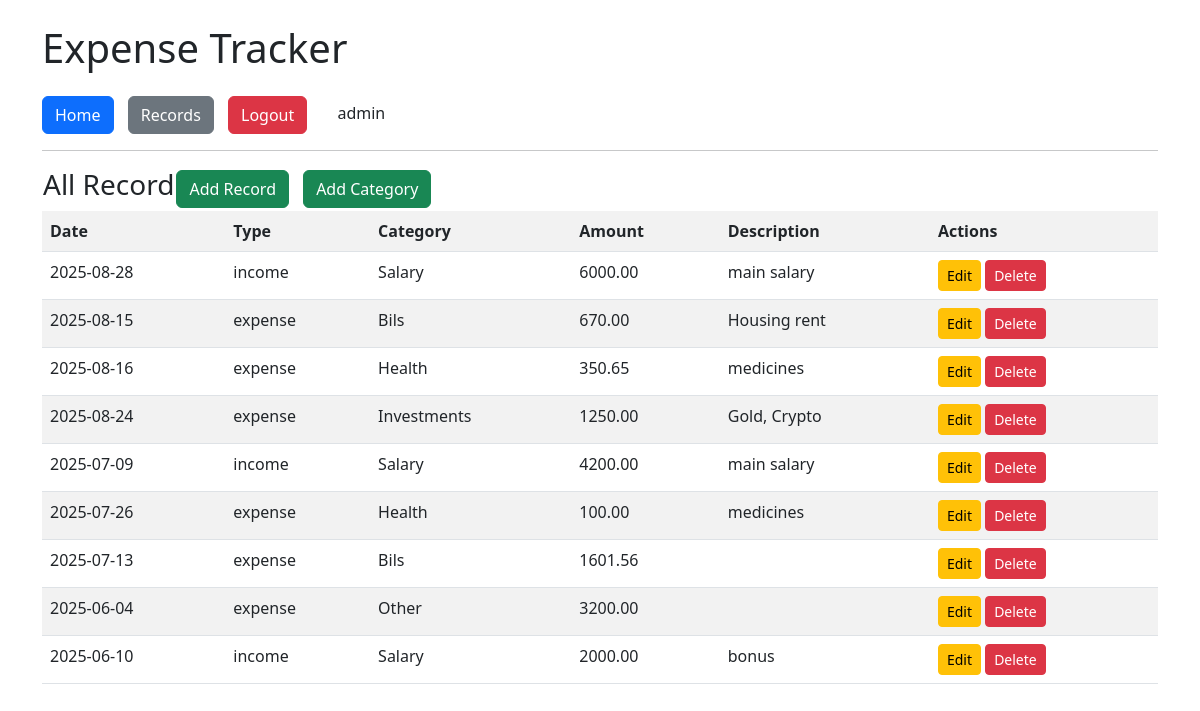
/records/ (signed in), run on an earlier commit of the app's database.
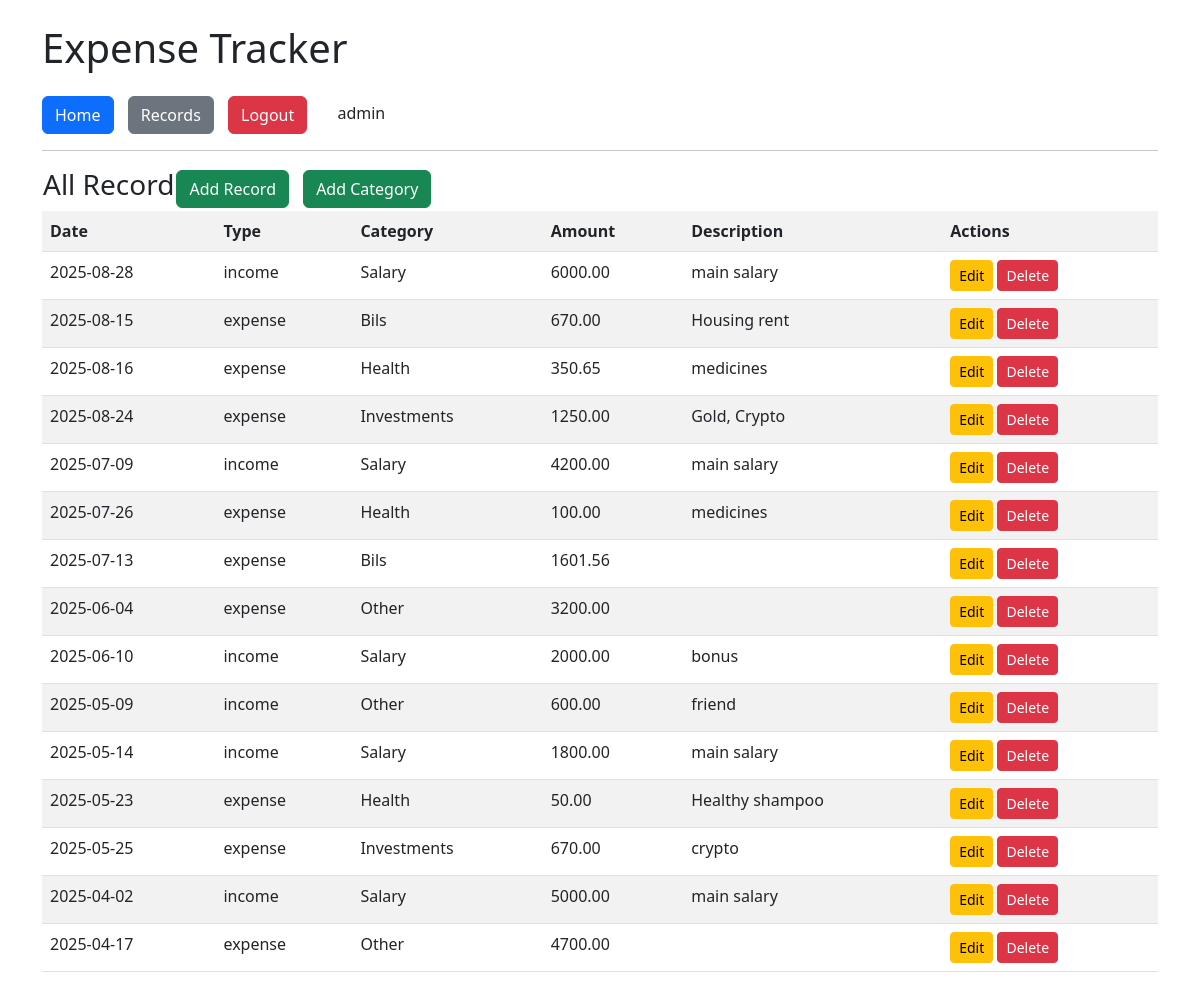
And on a later commit of the database.
### models/models.py (models this page shows)
class User(db.Model, UserMixin):
    id = db.Column(db.Integer, primary_key=True)
    username = db.Column(db.String(50), unique=True, nullable=False)
    password = db.Column(db.String(200), nullable=False)
    records = db.relationship("Record", backref="user", lazy=True)
    categories = db.relationship("Category", backref="user", lazy=True)

class Record(db.Model):
    id = db.Column(db.Integer, primary_key=True)
    date = db.Column(db.String(20), nullable=False)
    type = db.Column(db.String(10), nullable=False)
    category = db.Column(db.String(50), nullable=False)
    amount = db.Column(db.Float, nullable=False)
    description = db.Column(db.String(200))
    user_id = db.Column(db.Integer, db.ForeignKey("user.id"), nullable=False)

### routes/records.py (the view)
@records_bp.route("/")
@login_required
def list_records():
    records = Record.query.filter_by(user_id=current_user.id).all()
    return render_template("records.html", records=records)

### app.py (called while the page is built)
def create_app():
    app = Flask(__name__)
    app.config.from_object(Config)
    db.init_app(app)
    from routes.auth import auth_bp
    from routes.home import home_bp
    from routes.records import records_bp
    from routes.categories import categories_bp
    app.register_blueprint(auth_bp)
    app.register_blueprint(home_bp)
    app.register_blueprint(records_bp)
    app.register_blueprint(categories_bp)
    login_manager = LoginManager()
    login_manager.init_app(app)
    login_manager.login_view = "auth.login"
    @login_manager.user_loader
    def load_user(user_id):
        return User.query.get(int(user_id))
    return app

### templates/records.html
{% extends "base.html" %}
{% block content %}
<table>
	<tr>
		<th>
			<h3>All Record</h3>
		</th>
		<th>
			<nav>
				<a href="{{ url_for('records.add_record') }}" class="btn btn-success">Add Record</a>
				<a href="{{ url_for('categories.add_category') }}" class="btn btn-success">Add Category</a>
			</nav>
		</th>
	</tr>
</table>
<table class="table table-striped">
	<tr>
		<th>Date</th><th>Type</th><th>Category</th><th>Amount</th><th>Description</th><th>Actions</th>
  	</tr>
	{% for r in records %}
	<tr>
		<td>{{ r.date }}</td>
		<td>{{ r.type }}</td>
		<td>{{ r.category }}</td>
		<td>{{ "%.2f"|format(r.amount) }}</td>
		<td>{{ r.description }}</td>
		<td>
			<a href="{{ url_for('records.edit_record', id=r.id) }}" class="btn btn-warning btn-sm">Edit</a>
			<a href="{{ url_for('records.delete_record', id=r.id) }}" class="btn btn-danger btn-sm">Delete</a>
	    </td>
	</tr>
	{% endfor %}
</table>
{% endblock %}

### templates/base.html (shortened to what this page needs)
<!DOCTYPE html>
<html>
<head>
	<link rel="stylesheet" href="{{ url_for('static', filename='css/style.css') }}">
	<link rel="stylesheet" href="https://cdn.jsdelivr.net/npm/bootstrap@5.3.0/dist/css/bootstrap.min.css">
</head>
<body class="container mt-4">
	<h1 class="mb-4">Expense Tracker</h1>
	<nav>
		<a href="{{ url_for('home.index') }}" class="btn btn-primary">Home</a>
		<a href="{{ url_for('records.list_records') }}" class="btn btn-secondary">Records</a>
		{% if current_user.is_authenticated %}
        <a href="{{ url_for('auth.logout') }}" class="btn btn-danger">Logout</a>
        <span class="ms-3">{{ current_user.username }}</span>
    	{% else %}
        <a href="{{ url_for('auth.login') }}" class="btn btn-success">Login</a>
        <a href="{{ url_for('auth.register') }}" class="btn btn-info">Register</a>
    {% endif %}
	</nav>
	<hr>
	{% block content %}{% endblock %}
</body>
</html>

### static/css/style.css (style rules this page uses)
body { background-color: #f8f9fa; font-family: Arial, sans-serif; }
h1, h3 { color: #333; }
nav a { margin-right: 10px; }

What changed in the data, as far as the page shows it:
added Record: date "2025-05-09", type "income", category "Other", amount "600.00", description "friend"
added Record: date "2025-05-14", type "income", category "Salary", amount "1800.00", description "main salary"
added Record: date "2025-05-23", type "expense", category "Health", amount "50.00", description "Healthy shampoo"
added Record: date "2025-05-25", type "expense", category "Investments", amount "670.00", description "crypto"
added Record: date "2025-04-02", type "income", category "Salary", amount "5000.00", description "main salary"
added Record: date "2025-04-17", type "expense", category "Other", amount "4700.00"
